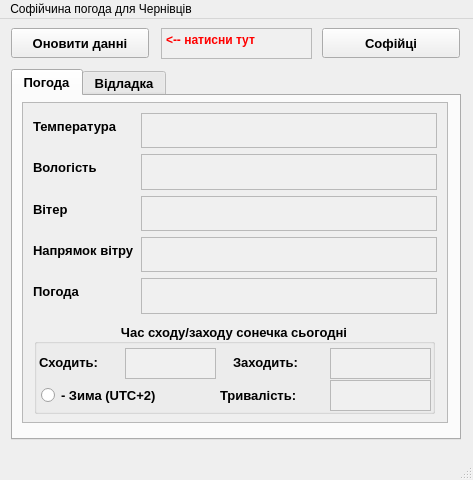
<?xml version="1.0" encoding="UTF-8"?>
<ui version="4.0">
 <class>MainWindow</class>
 <widget class="QMainWindow" name="MainWindow">
  <property name="geometry">
   <rect>
    <x>0</x>
    <y>0</y>
    <width>473</width>
    <height>480</height>
   </rect>
  </property>
  <property name="minimumSize">
   <size>
    <width>473</width>
    <height>480</height>
   </size>
  </property>
  <property name="maximumSize">
   <size>
    <width>473</width>
    <height>480</height>
   </size>
  </property>
  <property name="windowTitle">
   <string extracomment="  ">V1.1</string>
  </property>
  <widget class="QWidget" name="centralwidget">
   <widget class="QPushButton" name="pushButton">
    <property name="geometry">
     <rect>
      <x>11</x>
      <y>9</y>
      <width>138</width>
      <height>30</height>
     </rect>
    </property>
    <property name="font">
     <font>
      <pointsize>10</pointsize>
      <weight>75</weight>
      <bold>true</bold>
     </font>
    </property>
    <property name="text">
     <string>Оновити данні</string>
    </property>
   </widget>
   <widget class="QTextEdit" name="textEdit_time_request">
    <property name="enabled">
     <bool>false</bool>
    </property>
    <property name="geometry">
     <rect>
      <x>161</x>
      <y>9</y>
      <width>151</width>
      <height>31</height>
     </rect>
    </property>
    <property name="font">
     <font>
      <strikeout>false</strikeout>
     </font>
    </property>
    <property name="toolTipDuration">
     <number>-1</number>
    </property>
    <property name="autoFillBackground">
     <bool>false</bool>
    </property>
    <property name="styleSheet">
     <string notr="true">background-color: rgb(240, 240, 240);</string>
    </property>
    <property name="readOnly">
     <bool>true</bool>
    </property>
    <property name="html">
     <string>&lt;!DOCTYPE HTML PUBLIC &quot;-//W3C//DTD HTML 4.0//EN&quot; &quot;http://www.w3.org/TR/REC-html40/strict.dtd&quot;&gt;
&lt;html&gt;&lt;head&gt;&lt;meta name=&quot;qrichtext&quot; content=&quot;1&quot; /&gt;&lt;style type=&quot;text/css&quot;&gt;
p, li { white-space: pre-wrap; }
&lt;/style&gt;&lt;/head&gt;&lt;body style=&quot; font-family:'MS Shell Dlg 2'; font-size:7.8pt; font-weight:400; font-style:normal;&quot;&gt;
&lt;p style=&quot; margin-top:0px; margin-bottom:0px; margin-left:0px; margin-right:0px; -qt-block-indent:0; text-indent:0px;&quot;&gt;&lt;span style=&quot; font-size:9pt; font-weight:600; color:#ff0000;&quot;&gt;&amp;lt;-- натисни тут&lt;/span&gt;&lt;/p&gt;&lt;/body&gt;&lt;/html&gt;</string>
    </property>
   </widget>
   <widget class="QPushButton" name="pushButton_2">
    <property name="enabled">
     <bool>true</bool>
    </property>
    <property name="geometry">
     <rect>
      <x>322</x>
      <y>9</y>
      <width>138</width>
      <height>30</height>
     </rect>
    </property>
    <property name="font">
     <font>
      <pointsize>10</pointsize>
      <weight>75</weight>
      <bold>true</bold>
     </font>
    </property>
    <property name="text">
     <string>Софійці</string>
    </property>
   </widget>
   <widget class="QTabWidget" name="tabWidget">
    <property name="geometry">
     <rect>
      <x>11</x>
      <y>50</y>
      <width>450</width>
      <height>371</height>
     </rect>
    </property>
    <property name="minimumSize">
     <size>
      <width>450</width>
      <height>110</height>
     </size>
    </property>
    <property name="font">
     <font>
      <pointsize>10</pointsize>
      <weight>75</weight>
      <bold>true</bold>
     </font>
    </property>
    <property name="autoFillBackground">
     <bool>false</bool>
    </property>
    <property name="currentIndex">
     <number>0</number>
    </property>
    <widget class="QWidget" name="tab">
     <attribute name="title">
      <string>Погода</string>
     </attribute>
     <widget class="QScrollArea" name="scrollArea">
      <property name="geometry">
       <rect>
        <x>9</x>
        <y>6</y>
        <width>426</width>
        <height>321</height>
       </rect>
      </property>
      <property name="widgetResizable">
       <bool>true</bool>
      </property>
      <widget class="QWidget" name="scrollAreaWidgetContents">
       <property name="geometry">
        <rect>
         <x>0</x>
         <y>0</y>
         <width>424</width>
         <height>319</height>
        </rect>
       </property>
       <widget class="QGroupBox" name="groupBox">
        <property name="geometry">
         <rect>
          <x>11</x>
          <y>220</y>
          <width>401</width>
          <height>91</height>
         </rect>
        </property>
        <property name="layoutDirection">
         <enum>Qt::LeftToRight</enum>
        </property>
        <property name="title">
         <string>Час сходу/заходу сонечка сьогодні</string>
        </property>
        <property name="alignment">
         <set>Qt::AlignCenter</set>
        </property>
        <widget class="QLabel" name="label_6">
         <property name="geometry">
          <rect>
           <x>5</x>
           <y>24</y>
           <width>81</width>
           <height>30</height>
          </rect>
         </property>
         <property name="font">
          <font>
           <pointsize>10</pointsize>
           <weight>75</weight>
           <bold>true</bold>
          </font>
         </property>
         <property name="text">
          <string>Сходить:</string>
         </property>
        </widget>
        <widget class="QTextEdit" name="textEdit_Sun_up">
         <property name="enabled">
          <bool>false</bool>
         </property>
         <property name="geometry">
          <rect>
           <x>91</x>
           <y>25</y>
           <width>91</width>
           <height>31</height>
          </rect>
         </property>
         <property name="styleSheet">
          <string notr="true">background-color: rgb(240, 240, 240);</string>
         </property>
         <property name="readOnly">
          <bool>true</bool>
         </property>
        </widget>
        <widget class="QTextEdit" name="textEdit_Sun_down">
         <property name="enabled">
          <bool>false</bool>
         </property>
         <property name="geometry">
          <rect>
           <x>296</x>
           <y>25</y>
           <width>101</width>
           <height>31</height>
          </rect>
         </property>
         <property name="styleSheet">
          <string notr="true">background-color: rgb(240, 240, 240);</string>
         </property>
         <property name="readOnly">
          <bool>true</bool>
         </property>
        </widget>
        <widget class="QLabel" name="label_7">
         <property name="geometry">
          <rect>
           <x>199</x>
           <y>24</y>
           <width>91</width>
           <height>30</height>
          </rect>
         </property>
         <property name="font">
          <font>
           <pointsize>10</pointsize>
           <weight>75</weight>
           <bold>true</bold>
          </font>
         </property>
         <property name="text">
          <string>Заходить:</string>
         </property>
        </widget>
        <widget class="QRadioButton" name="radioButton">
         <property name="geometry">
          <rect>
           <x>7</x>
           <y>62</y>
           <width>161</width>
           <height>20</height>
          </rect>
         </property>
         <property name="text">
          <string>- Зима (UTC+2) </string>
         </property>
        </widget>
        <widget class="QLabel" name="label_8">
         <property name="geometry">
          <rect>
           <x>186</x>
           <y>57</y>
           <width>110</width>
           <height>30</height>
          </rect>
         </property>
         <property name="font">
          <font>
           <pointsize>10</pointsize>
           <weight>75</weight>
           <bold>true</bold>
          </font>
         </property>
         <property name="text">
          <string>Тривалість:</string>
         </property>
        </widget>
        <widget class="QTextEdit" name="textEdit_duration">
         <property name="enabled">
          <bool>false</bool>
         </property>
         <property name="geometry">
          <rect>
           <x>296</x>
           <y>57</y>
           <width>101</width>
           <height>31</height>
          </rect>
         </property>
         <property name="font">
          <font>
           <pointsize>10</pointsize>
           <weight>75</weight>
           <bold>true</bold>
           <kerning>true</kerning>
          </font>
         </property>
         <property name="acceptDrops">
          <bool>true</bool>
         </property>
         <property name="autoFillBackground">
          <bool>false</bool>
         </property>
         <property name="styleSheet">
          <string notr="true">background-color: rgb(240, 240, 240);</string>
         </property>
         <property name="readOnly">
          <bool>true</bool>
         </property>
        </widget>
       </widget>
       <widget class="QWidget" name="layoutWidget">
        <property name="geometry">
         <rect>
          <x>10</x>
          <y>10</y>
          <width>404</width>
          <height>201</height>
         </rect>
        </property>
        <layout class="QFormLayout" name="formLayout">
         <item row="0" column="0">
          <widget class="QLabel" name="label">
           <property name="font">
            <font>
             <pointsize>10</pointsize>
             <weight>75</weight>
             <bold>true</bold>
            </font>
           </property>
           <property name="text">
            <string>Температура</string>
           </property>
          </widget>
         </item>
         <item row="0" column="1">
          <widget class="QTextEdit" name="textEdit_temperatura">
           <property name="enabled">
            <bool>false</bool>
           </property>
           <property name="styleSheet">
            <string notr="true">background-color: rgb(240, 240, 240);</string>
           </property>
           <property name="readOnly">
            <bool>true</bool>
           </property>
          </widget>
         </item>
         <item row="1" column="0">
          <widget class="QLabel" name="label_2">
           <property name="font">
            <font>
             <pointsize>10</pointsize>
             <weight>75</weight>
             <bold>true</bold>
            </font>
           </property>
           <property name="text">
            <string>Вологість</string>
           </property>
          </widget>
         </item>
         <item row="1" column="1">
          <widget class="QTextEdit" name="textEdit_humidity">
           <property name="enabled">
            <bool>false</bool>
           </property>
           <property name="styleSheet">
            <string notr="true">background-color: rgb(240, 240, 240);</string>
           </property>
           <property name="readOnly">
            <bool>true</bool>
           </property>
          </widget>
         </item>
         <item row="2" column="0">
          <widget class="QLabel" name="label_3">
           <property name="font">
            <font>
             <pointsize>10</pointsize>
             <weight>75</weight>
             <bold>true</bold>
            </font>
           </property>
           <property name="text">
            <string>Вітер</string>
           </property>
          </widget>
         </item>
         <item row="2" column="1">
          <widget class="QTextEdit" name="textEdit_wind">
           <property name="enabled">
            <bool>false</bool>
           </property>
           <property name="styleSheet">
            <string notr="true">background-color: rgb(240, 240, 240);</string>
           </property>
           <property name="readOnly">
            <bool>true</bool>
           </property>
          </widget>
         </item>
         <item row="3" column="0">
          <widget class="QLabel" name="label_4">
           <property name="font">
            <font>
             <pointsize>10</pointsize>
             <weight>75</weight>
             <bold>true</bold>
            </font>
           </property>
           <property name="text">
            <string>Напрямок вітру</string>
           </property>
          </widget>
         </item>
         <item row="3" column="1">
          <widget class="QTextEdit" name="textEdit_wind_deg">
           <property name="enabled">
            <bool>false</bool>
           </property>
           <property name="styleSheet">
            <string notr="true">background-color: rgb(240, 240, 240);</string>
           </property>
           <property name="readOnly">
            <bool>true</bool>
           </property>
          </widget>
         </item>
         <item row="4" column="0">
          <widget class="QLabel" name="label_5">
           <property name="font">
            <font>
             <pointsize>10</pointsize>
             <weight>75</weight>
             <bold>true</bold>
            </font>
           </property>
           <property name="text">
            <string>Погода</string>
           </property>
          </widget>
         </item>
         <item row="4" column="1">
          <widget class="QTextEdit" name="textEdit_state">
           <property name="enabled">
            <bool>false</bool>
           </property>
           <property name="styleSheet">
            <string notr="true">background-color: rgb(240, 240, 240);</string>
           </property>
           <property name="readOnly">
            <bool>true</bool>
           </property>
          </widget>
         </item>
        </layout>
       </widget>
      </widget>
     </widget>
    </widget>
    <widget class="QWidget" name="tab_2">
     <attribute name="title">
      <string>Відладка</string>
     </attribute>
     <widget class="QTextEdit" name="textEdit">
      <property name="geometry">
       <rect>
        <x>7</x>
        <y>8</y>
        <width>430</width>
        <height>321</height>
       </rect>
      </property>
      <property name="minimumSize">
       <size>
        <width>430</width>
        <height>190</height>
       </size>
      </property>
      <property name="font">
       <font>
        <family>Arial</family>
        <pointsize>8</pointsize>
        <weight>50</weight>
        <bold>false</bold>
       </font>
      </property>
      <property name="styleSheet">
       <string notr="true">background-color: rgb(0, 0, 0);

color: rgb(186, 186, 186);
selection-background-color: rgb(76, 76, 76);</string>
      </property>
      <property name="readOnly">
       <bool>true</bool>
      </property>
     </widget>
    </widget>
   </widget>
  </widget>
  <widget class="QStatusBar" name="statusbar"/>
  <widget class="QMenuBar" name="menubar">
   <property name="geometry">
    <rect>
     <x>0</x>
     <y>0</y>
     <width>473</width>
     <height>26</height>
    </rect>
   </property>
   <widget class="QMenu" name="menuSofia_weather">
    <property name="font">
     <font>
      <pointsize>10</pointsize>
      <weight>50</weight>
      <italic>true</italic>
      <bold>false</bold>
     </font>
    </property>
    <property name="title">
     <string>Софійчина погода для Чернівців</string>
    </property>
    <addaction name="separator"/>
   </widget>
   <addaction name="menuSofia_weather"/>
  </widget>
 </widget>
 <resources/>
 <connections/>
</ui>
